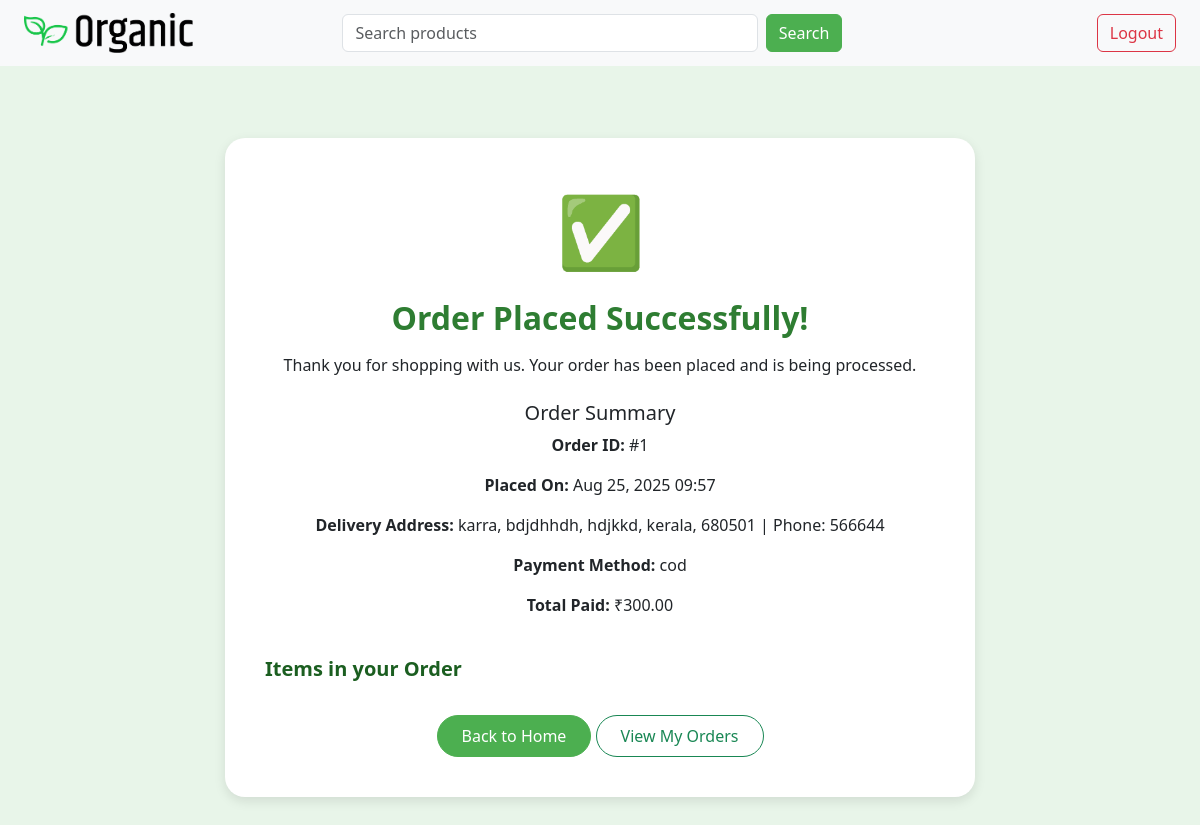
Screenshot of /ordersuccess/1/ (signed in) with the database file from the repository.
### home/models.py (models this page shows, shortened)
class Order(models.Model):
    STATUS_CHOICES = [
        ('Pending', 'Pending'),
        ('Shipped', 'Shipped'),
        ('Out for Delivery', 'Out for Delivery'),
        ('Delivered', 'Delivered'),
        ('Cancelled', 'Cancelled'),
    ]
    user = models.ForeignKey(User, on_delete=models.CASCADE)
    address = models.CharField(max_length=255, default='No address')
    payment_method = models.CharField(max_length=50, default='Cash on Delivery')
    status = models.CharField(max_length=20, choices=STATUS_CHOICES, default='Pending')
    created_at = models.DateTimeField(auto_now_add=True)
    total_amount = models.DecimalField(max_digits=10, decimal_places=2, default=0)

### home/views.py (the view)
# urls.py: path('ordersuccess/<int:order_id>/', ordersuccessfn),
@login_required
def ordersuccessfn(request, order_id):
    order = get_object_or_404(Order, id=order_id, user=request.user)
    return render(request, "ordersuccess.html", {"order": order})

### home/templates/ordersuccess.html (shortened to what this page needs)
{% extends 'base.html' %}
{% block content %}
<div class="container py-5 text-center">
  <div class="success-card">
    <div class="success-icon mb-3">✅</div>
    <h2 class="success-title mb-3">Order Placed Successfully!</h2>
    <p class="mb-4">Thank you for shopping with us. Your order has been placed and is being processed.</p>
    <h5 class="mt-4">Order Summary</h5>
    <p><strong>Order ID:</strong> #{{ order.id }}</p>
    <p><strong>Placed On:</strong> {{ order.created_at|date:"M d, Y H:i" }}</p>
    <p><strong>Delivery Address:</strong> {{ order.address }}</p>
    <p><strong>Payment Method:</strong> {{ order.payment_method }}</p>
    <p><strong>Total Paid:</strong> ₹{{ order.total_amount|floatformat:2 }}</p>
    <div class="mt-4 text-start d-inline-block w-100">
      <h5 class="order-items-title">Items in your Order</h5>
    </div>
    <div class="mt-4">
      <a href="/" class="btn btn-success px-4 py-2 rounded-pill">Back to Home</a>
      <a href="/myorders/" class="btn btn-outline-success px-4 py-2 rounded-pill">View My Orders</a>
    </div>
  </div>
</div>
{% endblock %}

### home/templates/base.html (style rules this page uses)
.btn-success { background-color: #4CAF50; border-color: #4CAF50; }

### home/templates/ordersuccess.html (style rules this page uses)
body { background-color: #e8f5e9; }
.success-card { background: white; border-radius: 20px; box-shadow: 0px 4px 12px rgba(0,0,0,0.1); padding: 40px; max-width: 750px; margin: auto; }
.success-icon { font-size: 70px; color: #2e7d32; }
.success-title { color: #2e7d32; font-weight: bold; }
.order-items-title { font-weight: bold; color: #1b5e20; margin-bottom: 10px; }

### rows the page displays
Order: id "1", created_at "Aug 25, 2025 09:57", address "karra, bdjdhhdh, hdjkkd, kerala, 680501 | Phone: 566644", payment_method "cod", total_amount "300.00"
